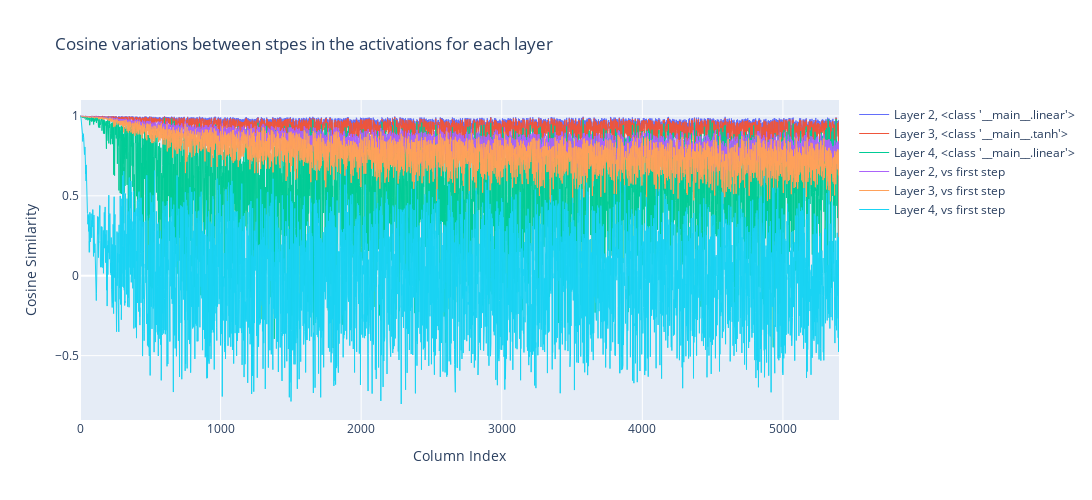

Write notebook code for a chart like this one.
### Code cell
#************************************* COSINE SIMILARITIES ************************************************
# Create a figure
fig5 = go.Figure()
for s in range(cos_sim.size(0)):
    name= f'Layer {s+2}, {layers[s+1].__class__}' if s<3 else f'Layer {s-1}, vs first step'
    fig5.add_trace(go.Scatter(
        y=(cos_sim[s]).numpy(),  # Convert each row (tensor) to numpy for plotting
        mode='lines',
        name=name,  # Label each series differently
        line=dict(width=1)  # You can customize color/width here
    ))
# Customize the layout
fig5.update_layout(
    title="Cosine variations between stpes in the activations for each layer",
    xaxis_title="Column Index",
    yaxis_title="Cosine Similarity",
    showlegend=True,
    template="plotly",
    height=500,
    width=1600
)
fig5.show()

### Figure 1 — Plotly figure (JSON) as saved in the notebook; plotly's stock layout.template omitted (floating-point values rounded to 4 significant figures; data arrays with more than 128 entries replaced by an {"elided": "..."} marker saying what was removed)
{"data": [{"line": {"width": 1}, "mode": "lines", "name": "Layer 2, <class '__main__.linear'>", "type": "scatter", "y": {"elided": "5400 float values"}}, {"line": {"width": 1}, "mode": "lines", "name": "Layer 3, <class '__main__.tanh'>", "type": "scatter", "y": {"elided": "5400 float values"}}, {"line": {"width": 1}, "mode": "lines", "name": "Layer 4, <class '__main__.linear'>", "type": "scatter", "y": {"elided": "5400 float values"}}, {"line": {"width": 1}, "mode": "lines", "name": "Layer 2, vs first step", "type": "scatter", "y": {"elided": "5400 float values"}}, {"line": {"width": 1}, "mode": "lines", "name": "Layer 3, vs first step", "type": "scatter", "y": {"elided": "5400 float values"}}, {"line": {"width": 1}, "mode": "lines", "name": "Layer 4, vs first step", "type": "scatter", "y": {"elided": "5400 float values"}}], "layout": {"height": 500, "showlegend": true, "title": {"text": "Cosine variations between stpes in the activations for each layer"}, "width": 1600, "xaxis": {"title": {"text": "Column Index"}}, "yaxis": {"title": {"text": "Cosine Similarity"}}}}
